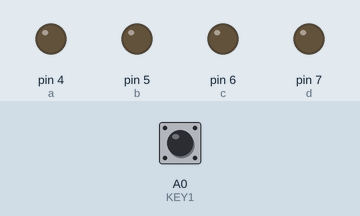
Simulated run of this sketch. Board: Arduino Uno, built with avr-gcc and run on an emulated ATmega328P. Parts: output pins drawn as LEDs (lit = HIGH). Inputs (shaded band) come from the test bench; at power-on: A0 (KEY1) HIGH.

Above: at 1.2 s.
1.3 s: A0 (KEY1) pulled LOW for 0.15 s
At 2.5 s:
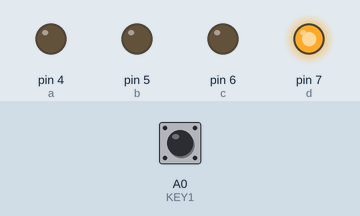
2.9 s: A0 (KEY1) pulled LOW for 1 s
At 4.9 s:
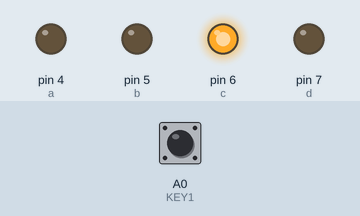
5.4 s: A0 (KEY1) pulled LOW for 0.15 s
At 6.7 s:
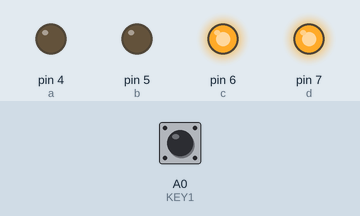
7.0 s: A0 (KEY1) pulled LOW for 3.2 s
At 10.9 s:
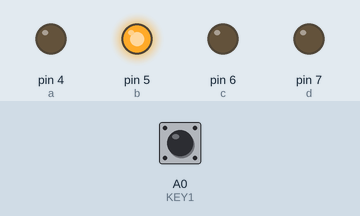
11.7 s: A0 (KEY1) pulled LOW for 0.15 s
At 12.8 s:
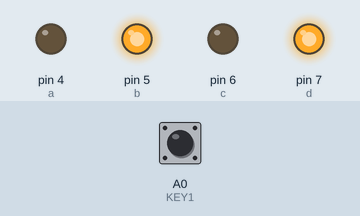
Timing chart, 0 to 14.3 s (numbered marks = the images above; inputs shaded):
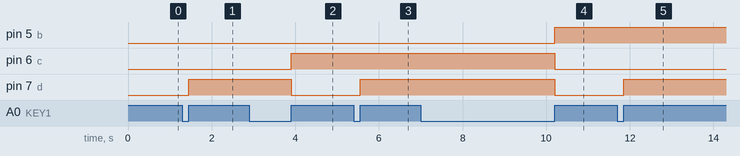

Measured:
- after the input at 1.3 s, pin 7 (d): LOW → HIGH after 0.15 s
- after the input at 2.9 s, pin 6 (c): LOW → HIGH after 1.0 s; pin 7 (d): HIGH → LOW after 1.0 s
- after the input at 5.4 s, pin 7 (d): LOW → HIGH after 0.15 s
- after the input at 7.0 s, pin 5 (b): LOW → HIGH after 3.2 s; pin 6 (c), pin 7 (d): HIGH → LOW after 3.2 s
- after the input at 11.7 s, pin 7 (d): LOW → HIGH after 0.15 s

The sketch:

bai_6.ino
```cpp
#define a 4
#define b 5
#define c 6
#define d 7
#define KEY1 A0
#define KEY2 A1
int dem = 0;

void led0() {
  digitalWrite(a, 0);
  digitalWrite(b, 0);
  digitalWrite(c, 0);
  digitalWrite(d, 0);
}

void nhiphan(int number) {
  if (number == 0) {
    digitalWrite(b, 0);
    digitalWrite(c, 0);
    digitalWrite(d, 0);
  }
  if (number == 1) {
    digitalWrite(b, 0);
    digitalWrite(c, 0);
    digitalWrite(d, 1);
  }
  if (number == 2) {
    digitalWrite(b, 0);
    digitalWrite(c, 1);
    digitalWrite(d, 0);
  }
  if (number == 3) {
    digitalWrite(b, 0);
    digitalWrite(c, 1);
    digitalWrite(d, 1);
  }
  if (number == 4) {
    digitalWrite(b, 1);
    digitalWrite(c, 0);
    digitalWrite(d, 0);
  }
  if (number == 5) {
    digitalWrite(b, 1);
    digitalWrite(c, 0);
    digitalWrite(d, 1);
  }
}

void setup() {
  // put your setup code here, to run once:
  pinMode(a, OUTPUT);
  pinMode(b, OUTPUT);
  pinMode(c, OUTPUT);
  pinMode(d, OUTPUT);

  pinMode(KEY1, INPUT);
  pinMode(KEY2, INPUT);
  led0();
}


void loop() {
  // put your main code here, to run repeatedly:
  if (digitalRead(KEY1) == 0)
  {
    while (digitalRead(KEY1) == 0);
    dem = dem + 1;
    if (dem > 255)
      dem = 0;
  }
  if ( dem % 6 == 0)
  {
    nhiphan(0);
  }
  else if ( dem % 6 == 1)
  {
    nhiphan(1);
  }
  else if ( dem % 6 == 2)
  {
    nhiphan(2);
  }
  else if ( dem % 6 == 3)
  {
    nhiphan(3);
  }
  else if ( dem % 6 == 4)
  {
    nhiphan(4);
  }
  else if ( dem % 6 == 5)
  {
    nhiphan(5);
  }
}
```
